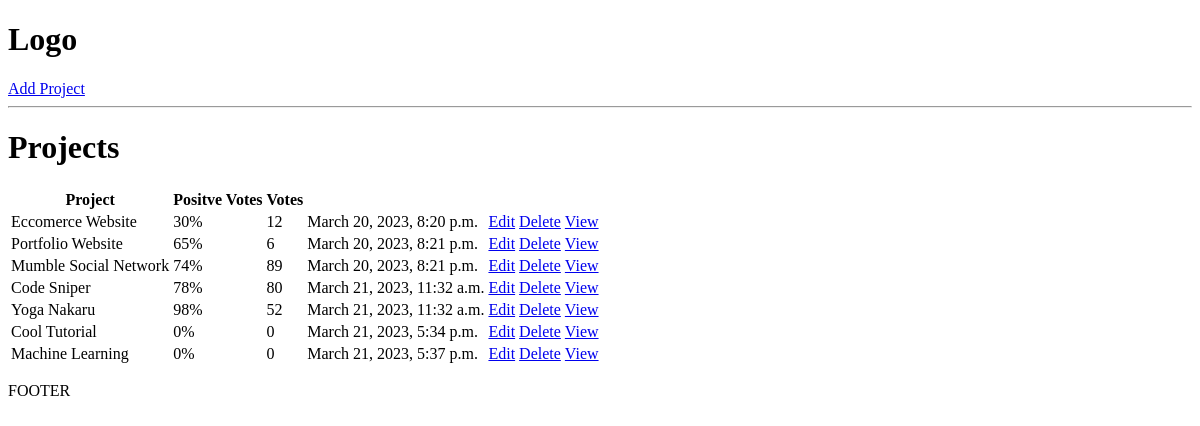
The app's page /, older data.
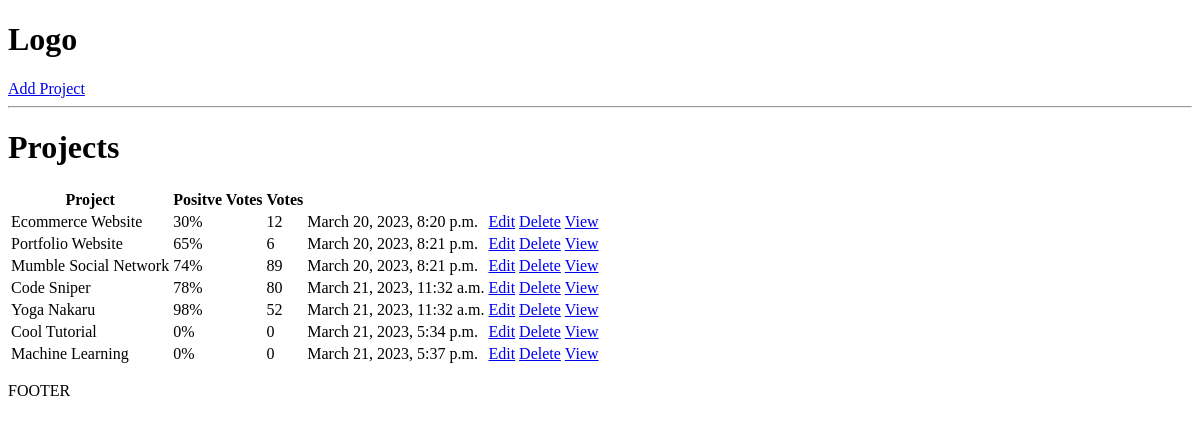
The same page, newer data.
### projects/models.py (models this page shows, shortened)
class Project(models.Model):
    title = models.CharField(max_length=200)
    description = models.TextField(null=True, blank=True)
    demo_link = models.CharField(max_length=2000, null=True, blank=True)
    source_link = models.CharField(max_length=2000, null=True, blank=True)
    tags = models.ManyToManyField('Tag', blank=True)
    vote_total = models.IntegerField(default=0, null=True, blank=True)
    vote_ratio = models.IntegerField(default=0, null=True, blank=True)
    created = models.DateTimeField(auto_now_add=True)
    id = models.UUIDField(default=uuid.uuid4, unique=True, primary_key=True, editable=False)

### projects/views.py (the view)
# urls.py: path('', include('projects.urls'))
def projects(request):
    projects = Project.objects.all()
    context = {'projects' : projects}
    return render(request, 'projects/projects.html', context)

### projects/templates/projects/projects.html
{% extends 'main.html' %}
{% block content %}
<h1>Projects</h1>
<table>
    <tr>
        <th>Project</th>
        <th>Positve Votes</th>
        <th>Votes</th>
        <th></th>
        <th></th>
    </tr>
    {% for project in projects %}
    <tr>
        <td>{{project.title}}</td>
        <td>{{project.vote_ratio}}%</td>
        <td>{{project.vote_total}}</td>
        <td>{{project.created}}</td>
        <td><a href="{% url 'update-project' project.id %}">Edit</a></td>
        <td><a href="{% url 'delete-project' project.id %}">Delete</a></td>
        <td><a href="{% url 'project' project.id %}">View</a></td>
    </tr>
    {% endfor %}
</table>
{% endblock content %}

Row changes from the older to the newer data that the page shows:
changed Project: title "Eccomerce Website" → "Ecommerce Website"
